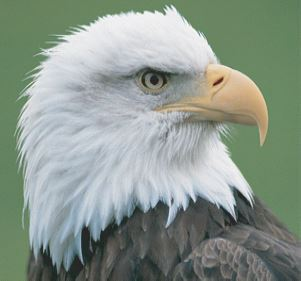
#> input picture benchmarks/eagle.jpg, 301 x 281 px
$ python fdog.py
#> lines starting #> are read from the running program, lines starting #| are printed output that depends on the picture; after the words box and inside, x2 and y2 are one past the last pixel; in counts of white or black regions, pixels touching at a corner belong together
import numpy as np
import cv2 as cv
import time
import os


"""
    A simple re-implementation for paper "Coherent Line Drawing" using
numpy and opencv, all operations are vectorized (but not so well =v=).
Performance is better than any other re-implementation of Python in github
(now!) but slower than re-implementation of C++.

    author:    linxinqi@tju.edu.cn or 2404390618@qq.com
    date:      2021-12-18 03:55
    reference: https://github.com/SSARCandy/Coherent-Line-Drawing
    usage:     - - - - - - - - - - - - - - - - - -
               >>> pip install -r requirements.txt
               >>> python3 fdog.py
               >>> space, space and space ...
               - - - - - - - - - - - - - - - - - -
    license:   do whatever you want with this code.
"""


def cv_imshow(img, title='[TEST]', wait=0.5, move=None):
    """ Wrapper for cv.imshow(...) """
    cv.imshow(title, img)
    if move:
        cv.moveWindow(title, *move)
    return cv.waitKey(int(wait * 1000))


def find_neighbors(x, ksize, s, out_h, out_w):
    """ Get sliding windows using numpy's stride tricks. """
    in_c, in_h, in_w = x.shape
    shape = (out_h, out_w, in_c, ksize, ksize)
    itemsize = x.itemsize
    strides = (
        s    * in_w * itemsize,
        s    * itemsize,
        in_w * in_h * itemsize,
        in_w * itemsize,
        itemsize
    )
    return np.lib.stride_tricks.as_strided(x, shape=shape,
        strides=strides)


def refine_flow(flow, mag, ksize):
    """ Refine edge tangent flow based on paper's
    equation. """
    _, h, w = flow.shape

    # do padding
    p = ksize // 2
    flow = np.pad(flow, ((0, 0), (p, p), (p, p)))
    mag = np.pad(mag, ((0, 0), (p, p), (p, p)))

    # neighbors of each tangent vector in each window
    flow_neighbors = find_neighbors(flow, ksize,
            s=1, out_h=h, out_w=w)

    # centural tangent vector in each window
    flow_me = flow_neighbors[..., ksize // 2, ksize // 2]
    flow_me = flow_me[..., np.newaxis, np.newaxis]

    # compute dot
    dots = np.sum(flow_neighbors * flow_me, axis=2,
        keepdims=True)

    # compute phi
    phi = np.where(dots > 0, 1, -1)

    # compute wd, weight of direction
    wd = np.abs(dots)

    # compute wm, weight of magnitude
    mag_neighbors = find_neighbors(mag, ksize,
            s=1, out_h=h, out_w=w)
    mag_me = mag_neighbors[..., ksize // 2, ksize // 2]
    mag_me = mag_me[..., np.newaxis, np.newaxis]
    wm = (1 + np.tanh(mag_neighbors - mag_me)) / 2

    # compute ws, spatial weight
    ws = np.ones_like(wm)
    x, y = np.meshgrid(np.arange(ksize), np.arange(ksize))
    cx, cy = ksize // 2, ksize // 2
    dist = np.sqrt((x - cx) ** 2 + (y - cy) ** 2)[np.newaxis, ...]
    ws[:, :, dist >= ksize // 2] = 0

    # update flow
    flow = np.sum(phi * flow_neighbors * ws * wm * wd,
        axis=(3, 4))
    flow = np.transpose(flow, axes=(2, 0, 1))

    # normalize flow
    norm = np.sqrt(np.sum(flow ** 2, axis=0))
    mask = norm != 0
    flow[:, mask] /= norm[mask]

    return flow


def guass(x, sigma):
    """ Returns guass filter's weight with respect to
    x and sigma. """
    return np.exp(-(x ** 2) / (2 * sigma ** 2)) / \
        (np.sqrt(2 * np.pi) * sigma)


def make_gauss_filter(sigma, threshold=0.001):
    """ Returns a symetric gauss 1-d filter, max weight
    of output filter is less than threshold."""
    i = 0
    while guass(i, sigma) >= threshold:
        i = i + 1

    return guass(np.arange(-i, i + 1),
        sigma).astype('float32')


def shrink_array(a, center, width):
    """ Shrink an 1-D array with respect to center
    and width. """
    return a[-width + center: width + 1 + center]


def detect_edge(img, flow, thresh, sigma_c, rho,
    sigma_m, tau):
    """ Detect edge on input image based of edge tangent
    flow, the following code is messy ... """
    h, w = img.shape
    # normalize input image
    img = img / 255.0

    # create two gauss filter
    gauss_c = make_gauss_filter(sigma_c, threshold=thresh)
    gauss_s = make_gauss_filter(sigma_c * 1.6,
            threshold=thresh)

    # shrink filter to the same size
    w_gauss_c, w_gauss_s = len(gauss_c) // 2, len(gauss_s) // 2
    w_fdog = min(w_gauss_c, w_gauss_s)
    gauss_c = shrink_array(gauss_c, w_gauss_c, w_fdog)
    gauss_s = shrink_array(gauss_s, w_gauss_s, w_fdog)

    # do padding because some vectorized operations
    # may accross the boundary of image
    img = np.pad(img,
        ((w_fdog, w_fdog), (w_fdog, w_fdog)))

    # start coords of each pixel (shifted by width of filter)
    sx, sy = np.meshgrid(np.arange(w), np.arange(h))
    start = np.concatenate((sx[np.newaxis, ...],
        sy[np.newaxis, ...]), axis=0) + w_fdog

    # steps of each pixel
    steps = np.arange(-w_fdog, w_fdog + 1).reshape(
        -1, 1, 1, 1)
    steps = np.repeat(steps, repeats=2, axis=1)

    # rotate flow to get gradient
    grad = np.empty_like(flow)
    grad[0, ...] = flow[1, ...]
    grad[1, ...] = -flow[0, ...]

    # take steps along the gradient
    xy = start + (steps * grad)
    ixy = np.round(xy).astype('int32')
    ix, iy = np.split(ixy, indices_or_sections=2, axis=1)
    ix = ix.reshape(2 * w_fdog + 1, h, w)
    iy = iy.reshape(2 * w_fdog + 1, h, w)

    # neighbors of each pixel along the gradient
    neighbors = img[iy, ix]

    # apply dog filter in gradient's direction
    gauss_c = gauss_c.reshape(2 * w_fdog + 1, 1, 1)
    img_gauss_c = np.sum(gauss_c * neighbors, axis=0) \
                / np.sum(gauss_c)

    gauss_s = gauss_s.reshape(2 * w_fdog + 1, 1, 1)
    img_gauss_s = np.sum(gauss_s * neighbors, axis=0) \
                / np.sum(gauss_s)
    img_fdog = img_gauss_c - rho * img_gauss_s

    # remove those pixels with zero gradient
    zero_grad_mask = np.logical_and(
                    grad[0, ...] == 0, grad[1, ...] == 0)
    img_fdog[zero_grad_mask] = np.max(img_fdog)

    # make gauss filter along tangent vector
    gauss_m = make_gauss_filter(sigma_m)
    w_gauss_m = len(gauss_m) // 2

    # initialize with a negative weight for coding's convenience
    edge = -gauss_m[w_gauss_m] * img_fdog
    weight_acc = np.full_like(img_fdog,
        fill_value=-gauss_m[w_gauss_m])

    # do padding
    img_fdog = np.pad(img_fdog,
        ((w_gauss_m, w_gauss_m), (w_gauss_m, w_gauss_m)))
    zero_grad_mask = np.pad(zero_grad_mask,
        ((w_gauss_m, w_gauss_m), (w_gauss_m, w_gauss_m)))
    flow = np.pad(flow, ((0, 0),
        (w_gauss_m, w_gauss_m), (w_gauss_m, w_gauss_m)))

    # start coords of each pixcel
    sx, sy = np.meshgrid(np.arange(w), np.arange(h))
    sx += w_gauss_m; sy += w_gauss_m

    # forward mask, indicate whether a pixel need to keep
    # going along tangent vector or not
    forward_mask = np.full(shape=(h, w), fill_value=True,
                dtype='bool')

    # convert dtype from integer to float for accumulating
    # steps along tangent vector
    x = sx.astype('float32')
    y = sy.astype('float32')
    ix, iy = np.round(x).astype('int32'), \
            np.round(y).astype('int32')

    # start
    for i in range(w_gauss_m + 1):
        # get neighbors of each pixel w.r.t its coordinate
        neighbors = img_fdog[iy, ix]

        # multiply weight, ignore those pixels who stopped
        weight = gauss_m[w_gauss_m + i]
        edge[forward_mask] += (neighbors * weight)[forward_mask]
        weight_acc[forward_mask] += weight

        # take a step along tangent vector w.r.t coordinate
        x += flow[0, iy, ix]
        y += flow[1, iy, ix]

        # update coordinates
        ix, iy = np.round(x).astype('int32'), \
            np.round(y).astype('int32')

        # update each pixels' status
        none_zero_mask = np.logical_not(
                        zero_grad_mask[iy, ix])
        forward_mask = np.logical_and(
                        forward_mask, none_zero_mask)

    # going along the reversed tangent vector
    forward_mask = np.full(shape=(h, w), fill_value=True,
                dtype='bool')
    x = sx.astype('float32')
    y = sy.astype('float32')
    ix, iy = np.round(x).astype('int32'), \
            np.round(y).astype('int32')
    for i in range(w_gauss_m + 1):
        neighbor = img_fdog[iy, ix]

        weight = gauss_m[w_gauss_m - i]
        edge[forward_mask] += (neighbor * weight)[forward_mask]
        weight_acc[forward_mask] += weight

        # take a step
        x -= flow[0, iy, ix]
        y -= flow[1, iy, ix]
        ix, iy = np.round(x).astype('int32'), \
            np.round(y).astype('int32')

        none_zero_mask = np.logical_not(
                        zero_grad_mask[iy, ix])
        forward_mask = np.logical_and(
                    forward_mask, none_zero_mask)

    # postprocess
    edge /= weight_acc
    edge[edge > 0] = 1
    edge[edge <= 0] = 1 + np.tanh(edge[edge <= 0])
    edge = (edge - np.min(edge)) / \
               (np.max(edge) - np.min(edge))

    # binarize
    edge[edge < tau] = 0
    edge[edge >= tau] = 255
    return edge.astype('uint8')


def initialze_flow(img, sobel_size):
    """ Initialize edge tangent flow, contains the
    following steps:
        (1) normalize input image
        (2) compute gradient using sobel operator
        (3) compute gradient magnitude
        (4) normalize gradient and magnitude
        (5) rotate gradient to get tanget vector
    """
    img = cv.normalize(img, dst=None, alpha=0.0, beta=1.0,
        norm_type=cv.NORM_MINMAX, dtype=cv.CV_32FC1)

    # compute gradient using sobel and magtitude
    grad_x = cv.Sobel(img, cv.CV_32FC1, 1, 0,
            ksize=sobel_size)
    grad_y = cv.Sobel(img, cv.CV_32FC1, 0, 1,
            ksize=sobel_size)
    mag = np.sqrt(grad_x ** 2 + grad_y ** 2)

    # normalize gradient
    mask = mag != 0
    grad_x[mask] /= mag[mask]
    grad_y[mask] /= mag[mask]

    # normalize magnitude
    mag = cv.normalize(mag, dst=None, alpha=0.0, beta=1.0,
        norm_type=cv.NORM_MINMAX)

    # rotate gradient and get tangent vector
    flow_x, flow_y = -grad_y, grad_x

    # expand dimension in axis=0 for vectorizing
    flow = np.concatenate((flow_x[np.newaxis, ...],
        flow_y[np.newaxis, ...]), axis=0)
    mag = mag[np.newaxis, ...]

    return flow, mag


def run(img, sobel_size=5, etf_iter=4, etf_size=7,
    fdog_iter=3, thresh=0.001, sigma_c=1.0, rho=0.997,
    sigma_m=3.0, tau=0.907):
    """
    Running coherent line drawing on input image.

    Parameters:
    ----------
    - img : ndarray
        Input image, with shape = (h, w, c).

    - sobel_size : int, default = 5
        Size of sobel filter, sobel filter will be used to compute
        gradient.

    - etf_iter : int, default = 4
        Iteration times of refining edge tangent flow.

    - etf_size : int, default = 7
        Size of etf filter.

    - fdog_iter : int, default = 3
        Iteration times of applying fdog on input image.

    - thresh : float, default = 0.001
        Threshold of guass filter's value, this is not an important
        parameter.

    - sigma_c : float, default = 1.0
        Standard variance of one gaussian filter of dog filter,
        another's standard variance will be set to 1.6 * sigma_c.

    - rho : float, default = 0.997
        Dog = gauss_c - rho * gauss_s.

    - sigma_m : float, default = 3.0
        Standard variance of gaussian filter.

    - tau : float, default=0.907
        Threshold of edge map.

    Returns:
    -------
    - edge : ndarray
        Edge map of input image, data type is float32 and pixel's
        range is clipped to [0, 255].
    """
    # convert to gray image
    img = cv.cvtColor(img, cv.COLOR_RGB2GRAY)

    # initialize edge tangent flow
    flow, mag = initialze_flow(img, sobel_size)

    # refine edge tangent flow
    for i in range(etf_iter):
        start = time.perf_counter()
        flow = refine_flow(flow, mag, ksize=etf_size)
        end = time.perf_counter()
        print(f"smoothing edge tangent flow, iteration {i + 1}, "
                f"time cost = {end - start:<6f}s")

    # do fdog
    for i in range(fdog_iter):
        start = time.perf_counter()
        edge = detect_edge(img, flow, thresh=thresh,
            sigma_c=sigma_c, rho=rho, sigma_m=sigma_m, tau=tau)
        img[edge == 0] = 0
        img = cv.GaussianBlur(img, ksize=(3, 3), sigmaX=0, sigmaY=0)
        end = time.perf_counter()
        print(f"applying fdog, iteration {i + 1}, "
                f"time cost = {end - start:<6f}s")

    return detect_edge(img, flow, thresh=thresh,
        sigma_c=sigma_c, rho=rho, sigma_m=sigma_m, tau=tau)


if __name__ == "__main__":
    tests = [
        'eagle.jpg', 'butterfly.jpg',
        'lighthouse.png', 'star.jpg',
    ]

    for test in tests:
        print(f"running on test {test}")
        # read image
        img = cv.imread(os.path.join('benchmarks', test))
#> img is the input picture: shape (281, 301, 3); mean B, G, R 141, 151.5, 139.2

        # shrink image if its size is considerable (500?)
        shape = img.shape[:-1][::-1]
#> shape = (301, 281)
        if any(map(lambda sz: sz > 500, shape)):
            img = cv.resize(img,
                tuple(map(lambda sz: int(sz * 0.5), shape)))
        print(f"input shape = {shape}")
#| input shape = (301, 281)

        # run on this image and return edge map
        edge = run(
            img=img, sobel_size=5,
            etf_iter=4, etf_size=7,
            fdog_iter=2, sigma_c=1.0, rho=0.997, sigma_m=3.0,
            tau=0.907
        )
#> in initialze_flow, `mask = mag != 0`: mask: shape (281, 301) bool; 94.7% white; 142 black regions (87 under 20 px), largest, box (x1, y1, x2, y2) and area: (0, 18, 46, 62) 508, (210, 7, 238, 38) 399, (234, 50, 278, 78) 293
#> in initialze_flow, `flow_x, flow_y = -grad_y, grad_x`:
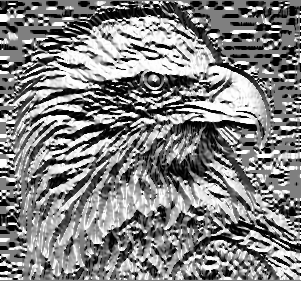
#> flow_x: shape (281, 301) float32; min -1, max 1, mean 0.0213; drawn with min black and max white
#> the loop in run, `for i in range(etf_iter):` made 4 passes
#> pass 1, in refine_flow, `norm = np.sqrt(np.sum(flow ** 2, axis=0))`:
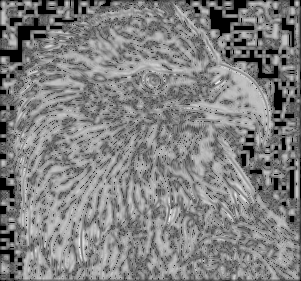
#> norm: shape (281, 301) float64; min 0, max 16.34, mean 8.31; drawn with min black and max white
#> after the loop in run, `for i in range(fdog_iter):`:
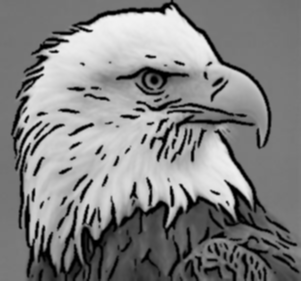
#> img: shape (281, 301); min 0, max 242, mean 130.2
#> call 3 of detect_edge, with flow = array of shape (2, 281, 301), thresh = 0.001, sigma_c = 1, rho = 0.997, sigma_m = 3, tau = 0.907
#> in detect_edge (call 3), `img_fdog[zero_grad_mask] = np.max(img_fdog)`:
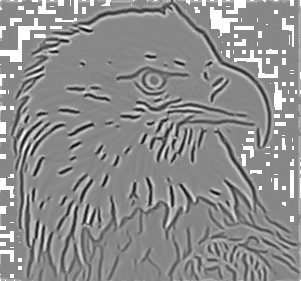
#> img_fdog: shape (281, 301) float64; min -0.157, max 0.142, mean 0.00963; drawn with min black and max white
#> after the loop in detect_edge (call 3), `for i in range(w_gauss_m + 1):`: forward_mask: shape (281, 301) bool; 90.6% white; 135 black regions (76 under 20 px), largest, box (x1, y1, x2, y2) and area: (202, 0, 301, 106) 1690, (0, 0, 65, 63) 1034, (0, 0, 39, 38) 362
#> after the loop in detect_edge (call 3), `for i in range(w_gauss_m + 1):`:
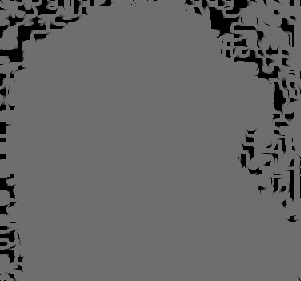
#> weight_acc: shape (281, 301) float64; min 0, max 0.433, mean 0.404
#> the loop in detect_edge (call 3), `for i in range(w_gauss_m + 1):` made 11 passes
#> pass 1, in detect_edge (call 3), `ix, iy = np.round(x).astype('int32'), \ np.round(y).astype('int32')`:
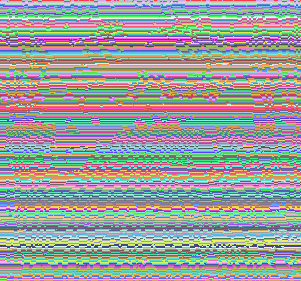
#> iy: shape (281, 301) int32; 283 distinct labels, from 9 to 291; one colour per label, 0 black
#> after the loop in detect_edge (call 3), `for i in range(w_gauss_m + 1):`: forward_mask: shape (281, 301) bool; 90.8% white; 136 black regions (81 under 20 px), largest, box (x1, y1, x2, y2) and area: (220, 39, 291, 94) 947, (191, 0, 262, 46) 835, (0, 17, 46, 68) 729
#> in detect_edge (call 3), `edge[edge <= 0] = 1 + np.tanh(edge[edge <= 0])`:
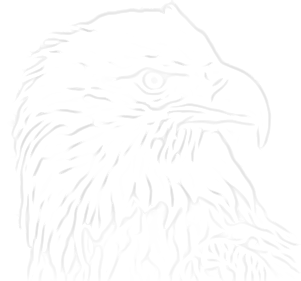
#> edge: shape (281, 301) float64; min 0.861, max 1, mean 0.992
        print("{}-{}".format('- ' * 10, ' -' * 9))

        # show origin image and edge map
        cv_imshow(img, title="input", wait=0.1)
#> (key Esc is pressed here)
        cv_imshow(edge.astype('uint8'), title="output", wait=0,
            move=(int(img.shape[1] * 1.5), 0))
#> (key Enter is pressed here)

        # save result
        cv.imwrite(f"edge_{test}", edge)
        cv.destroyAllWindows()
